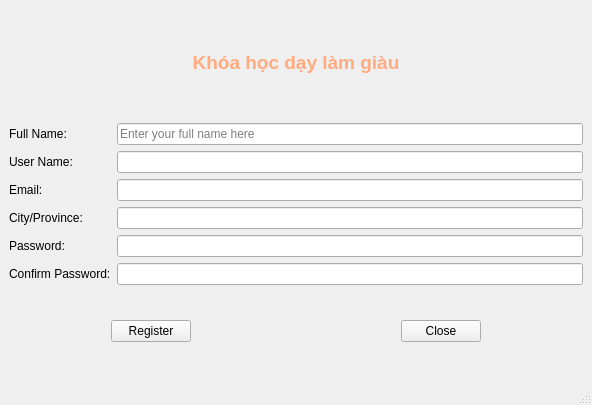
<?xml version="1.0" encoding="UTF-8"?>
<ui version="4.0">
 <class>MainWindow</class>
 <widget class="QMainWindow" name="MainWindow">
  <property name="geometry">
   <rect>
    <x>0</x>
    <y>0</y>
    <width>592</width>
    <height>405</height>
   </rect>
  </property>
  <property name="windowTitle">
   <string>Dang ky khoa hoc</string>
  </property>
  <widget class="QWidget" name="centralwidget">
   <layout class="QVBoxLayout" name="verticalLayout">
    <item>
     <widget class="QLabel" name="label">
      <property name="maximumSize">
       <size>
        <width>16777215</width>
        <height>50</height>
       </size>
      </property>
      <property name="text">
       <string>&lt;html&gt;&lt;head/&gt;&lt;body&gt;&lt;p align=&quot;center&quot;&gt;&lt;span style=&quot; font-size:14pt; font-weight:600; color:#ffaa7f;&quot;&gt;Khóa học dạy làm giàu&lt;/span&gt;&lt;/p&gt;&lt;/body&gt;&lt;/html&gt;</string>
      </property>
     </widget>
    </item>
    <item>
     <layout class="QGridLayout" name="gridLayout">
      <item row="0" column="0">
       <widget class="QLabel" name="label_2">
        <property name="text">
         <string>Full Name:</string>
        </property>
       </widget>
      </item>
      <item row="0" column="1">
       <widget class="QLineEdit" name="fullNamelineEdit">
        <property name="placeholderText">
         <string>Enter your full name here</string>
        </property>
        <property name="clearButtonEnabled">
         <bool>true</bool>
        </property>
       </widget>
      </item>
      <item row="1" column="0">
       <widget class="QLabel" name="label_3">
        <property name="text">
         <string>User Name:</string>
        </property>
       </widget>
      </item>
      <item row="1" column="1">
       <widget class="QLineEdit" name="userNamelineEdit"/>
      </item>
      <item row="2" column="0">
       <widget class="QLabel" name="label_4">
        <property name="text">
         <string>Email:</string>
        </property>
       </widget>
      </item>
      <item row="2" column="1">
       <widget class="QLineEdit" name="emaillineEdit"/>
      </item>
      <item row="3" column="0">
       <widget class="QLabel" name="label_5">
        <property name="text">
         <string>City/Province:</string>
        </property>
       </widget>
      </item>
      <item row="3" column="1">
       <widget class="QLineEdit" name="citylineEdit"/>
      </item>
      <item row="4" column="0">
       <widget class="QLabel" name="label_6">
        <property name="text">
         <string>Password:</string>
        </property>
       </widget>
      </item>
      <item row="4" column="1">
       <widget class="QLineEdit" name="passwordlineEdit">
        <property name="echoMode">
         <enum>QLineEdit::Password</enum>
        </property>
       </widget>
      </item>
      <item row="5" column="0">
       <widget class="QLabel" name="label_7">
        <property name="text">
         <string>Confirm Password:</string>
        </property>
       </widget>
      </item>
      <item row="5" column="1">
       <widget class="QLineEdit" name="confirmPasswordlineEdit">
        <property name="echoMode">
         <enum>QLineEdit::Password</enum>
        </property>
       </widget>
      </item>
     </layout>
    </item>
    <item>
     <layout class="QHBoxLayout" name="horizontalLayout">
      <item alignment="Qt::AlignHCenter">
       <widget class="QPushButton" name="registerpushButton">
        <property name="text">
         <string>Register</string>
        </property>
       </widget>
      </item>
      <item alignment="Qt::AlignHCenter">
       <widget class="QPushButton" name="closepushButton">
        <property name="text">
         <string>Close</string>
        </property>
       </widget>
      </item>
     </layout>
    </item>
   </layout>
  </widget>
  <widget class="QMenuBar" name="menubar">
   <property name="geometry">
    <rect>
     <x>0</x>
     <y>0</y>
     <width>592</width>
     <height>26</height>
    </rect>
   </property>
  </widget>
  <widget class="QStatusBar" name="statusbar"/>
 </widget>
 <tabstops>
  <tabstop>fullNamelineEdit</tabstop>
  <tabstop>userNamelineEdit</tabstop>
  <tabstop>emaillineEdit</tabstop>
  <tabstop>citylineEdit</tabstop>
  <tabstop>passwordlineEdit</tabstop>
  <tabstop>confirmPasswordlineEdit</tabstop>
  <tabstop>registerpushButton</tabstop>
  <tabstop>closepushButton</tabstop>
 </tabstops>
 <resources/>
 <connections>
  <connection>
   <sender>closepushButton</sender>
   <signal>clicked()</signal>
   <receiver>MainWindow</receiver>
   <slot>close()</slot>
   <hints>
    <hint type="sourcelabel">
     <x>306</x>
     <y>294</y>
    </hint>
    <hint type="destinationlabel">
     <x>207</x>
     <y>178</y>
    </hint>
   </hints>
  </connection>
 </connections>
</ui>
